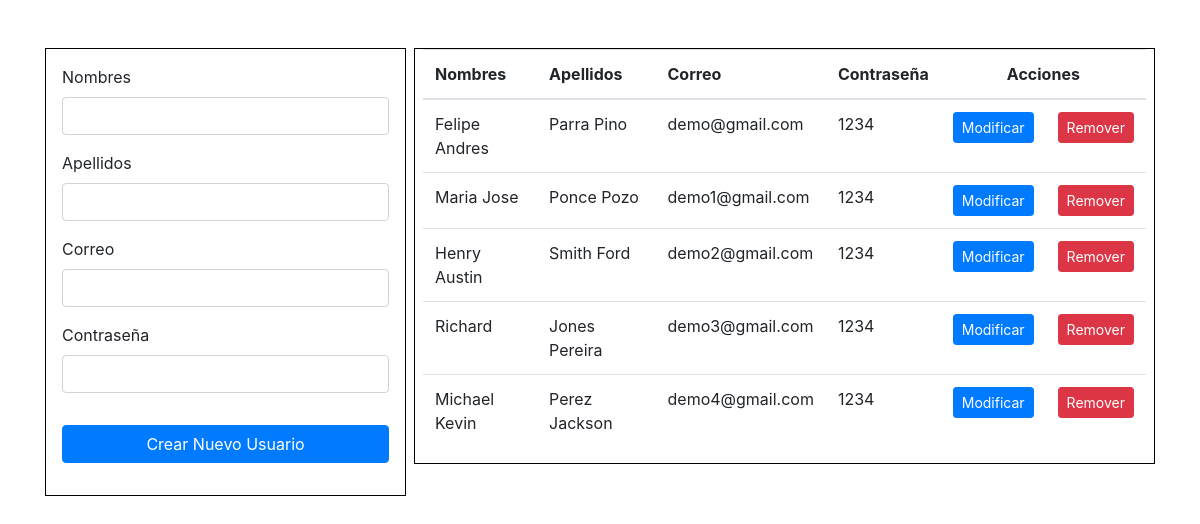
The page / on the database its author committed.
### script.py (models this page shows)
class User1(db.Model):
    id = db.Column(db.Integer,primary_key=True, autoincrement=True)
    firstname = db.Column(db.String(200))
    lastname = db.Column(db.String(200))
    email = db.Column(db.String(200))
    password = db.Column(db.String(200))

### script.py (the view, shortened to what this page needs)
@app.route('/',methods=['GET','POST'])
def get():
    if request.method == "GET":
        user1s = User1.query.all()
        page ='home'
        user = User1(firstname='',lastname='',email='',password='')
        return render_template('home.html',user1s=user1s,page=page,user=user)

### templates/home.html (shortened to what this page needs)
{% extends 'index.html' %}
{% block content %}
<div class="row">
    <div class="col-lg-4 mt-5 pr-1">
		<div class="p-3" style="border: 1px solid black;">
			{% if page == 'home' %}
			<form action="/" method="POST" class="form-group">
			{% endif %}
			<div class="form-group">
				<label for="">Nombres</label>
				<input type="text" name="firstname" class="form-control" value="{{user.firstname}}">
			</div>
			<div class="form-group">
				<label for="">Apellidos</label>
				<input type="text" name="lastname" class="form-control" value="{{user.lastname}}">
			</div>
			<div class="form-group">
				<label for="">Correo</label>
				<input type="text" name="email" class="form-control" value="{{user.email}}">
			</div>
			<div class="form-group pb-3">
				<label for="">Contraseña</label>
				<input type="password" name="password" class="form-control" value="{{user.password}}">
			</div>
			{% if page == 'home' %}
			<button class="btn btn-block btn-primary">Crear Nuevo Usuario</button>
			{% endif %}
			</form>
		</div>
    </div>
    <div class="col-lg-8 mt-5 pl-1">
		<div class="pr-2 pl-2" style="border: 1px solid black;">
			<table class="table">
				<thead>
					<th>Nombres</th>
					<th>Apellidos</th>
					<th>Correo</th>
					<th>Contraseña</th>
					<th colspan="2" style="text-align:center;">Acciones</th>
				</thead>
				<tbody>
					{% for i in user1s %}
					<tr>
						<td>{{ i.firstname }}</td>
						<td>{{ i.lastname }}</td>
						<td>{{ i.email }}</td>
						<td>{{ i.password }}</td>
						<td>
							<a href='/update/{{i.id}}' class="btn btn-sm btn-primary">Modificar</a>
						</td>
						<td>
							<a href='/delete/{{i.id}}' class="btn btn-sm btn-danger">Remover</a>
						</td>
					</tr>
					{% endfor %}
				</tbody>
			</table>
		</div>
    </div>
</div>
{% endblock %}

### templates/index.html (shortened to what this page needs)
<!DOCTYPE html>
<html lang="en">
<head>
    <link rel="stylesheet" href="https://stackpath.bootstrapcdn.com/bootstrap/4.3.1/css/bootstrap.min.css">    <title>Document</title>
</head>
<body>
<div class="container">
    {% block content %}{% endblock %}
</div>
</body>
</html>

### rows shown on the page
User1: firstname "Felipe Andres", lastname "Parra Pino", email "demo@gmail.com", password "1234"
User1: firstname "Maria Jose", lastname "Ponce Pozo", email "demo1@gmail.com", password "1234"
User1: firstname "Henry Austin", lastname "Smith Ford", email "demo2@gmail.com", password "1234"
User1: firstname "Richard", lastname "Jones Pereira", email "demo3@gmail.com", password "1234"
User1: firstname "Michael Kevin", lastname "Perez Jackson", email "demo4@gmail.com", password "1234"
